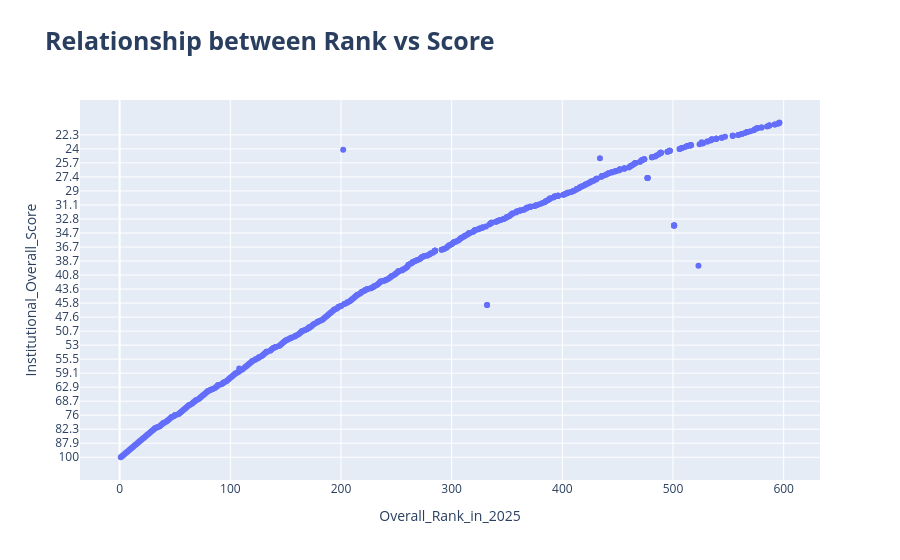

Here is the notebook cell this chart was saved with:
### Markdown cell above
-  Scatter Plot → Rank vs Score

### Code cell
fig=px.scatter(df,
               x='RANK_2025',
               y='Overall_Score',
               title="<b>Relationship between Rank vs Score</b>",
               labels={'RANK_2025':'Overall_Rank_in_2025','Overall_Score':'Institutional_Overall_Score'}
               
            )
fig.update_layout(title_font_size=25)
fig.show()

### Figure 1 — Plotly figure (JSON) as saved in the notebook; plotly's stock layout.template omitted (floating-point values rounded to 4 significant figures; data arrays with more than 128 entries replaced by an {"elided": "..."} marker saying what was removed)
{"data": [{"hovertemplate": "Overall_Rank_in_2025=%{x}<br>Institutional_Overall_Score=%{y}<extra></extra>", "legendgroup": "", "marker": {"color": "#636efa", "symbol": "circle"}, "mode": "markers", "name": "", "orientation": "h", "showlegend": false, "type": "scatter", "x": {"elided": "564 float values"}, "xaxis": "x", "y": {"elided": "564 str values"}, "yaxis": "y"}], "layout": {"legend": {"tracegroupgap": 0}, "title": {"font": {"size": 25}, "text": "<b>Relationship between Rank vs Score</b>"}, "xaxis": {"anchor": "y", "domain": [0, 1], "title": {"text": "Overall_Rank_in_2025"}}, "yaxis": {"anchor": "x", "domain": [0, 1], "title": {"text": "Institutional_Overall_Score"}}}}
